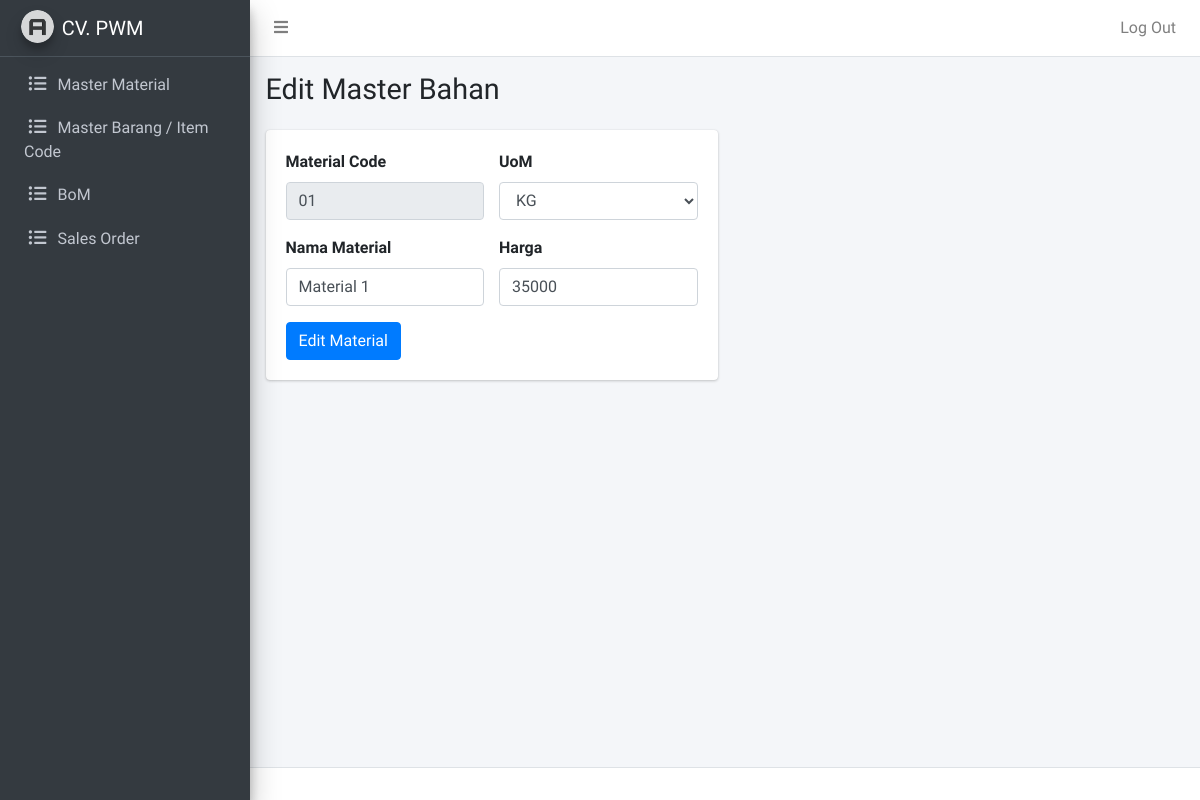
Page /admin/material-edit.php?id=01 (signed in) on the committed database.
### tables this page shows
CREATE TABLE `material` (
  `material_id` varchar(255) NOT NULL,
  `material_nama` varchar(255) NOT NULL,
  `material_uom` varchar(255) NOT NULL,
  `material_harga` int(11) NOT NULL
);

### admin/material-edit.php (the view, shortened to what this page needs)
<?php
require_once "../koneksi.php";
$material_id = $_GET['id'];
$query = mysqli_query($conn, "SELECT * FROM material WHERE material_id = '$material_id'");
$material = mysqli_fetch_assoc($query);
?>
<?php require_once "template/header.php"; ?>
<?php require_once "template/navbar.php"; ?>
<?php require_once "template/sidebar.php"; ?>
  <div class="content-wrapper">
    <div class="content-header">
      <div class="container-fluid">
        <div class="row mb-2">
          <div class="col-sm-6">
            <h1 class="m-0">Edit Master Bahan</h1>
          </div>
        </div>
      </div>
    </div>
    <div class="content">
      <div class="container-fluid">
        <div class="row mb-3">
          <div class="col-md-6">
            <form action="" method="post">
              <div class="card">
                <div class="card-body">
                  <div class="row">
                    <div class="col-md">
                      <div class="mb-3">
                        <label for="material-code" class="form-label">Material Code</label>
                        <input name="material-code" type="text" class="form-control" id="material-code" value="<?= $material['material_id']; ?>" disabled>
                      </div>
                      <div class="mb-3">
                        <label for="nama" class="form-label">Nama Material</label>
                        <input name="nama" type="text" class="form-control" id="nama" value="<?= $material['material_nama']; ?>">
                      </div>
                    </div>
                    <div class="col-md">
                      <div class="mb-3">
                        <label for="uom" class="form-label">UoM</label>
                        <select name="uom" class="form-select form-control">
                          <option value="KG" <?php if($material['material_uom'] == 'KG')  echo 'selected'; ?>>KG</option>
                        </select>
                      </div>
                      <div class="mb-3">
                        <label for="harga" class="form-label">Harga</label>
                        <input name="harga" type="text" class="form-control" id="harga" value="<?= $material['material_harga'] ?>">
                      </div>
                    </div>
                  </div>
                  <div>
                    <button name="add-material" type="submit" class="btn btn-primary">Edit Material</button>
                  </div>
                </div>
              </div>
            </form>
          </div>
        </div>
      </div>
    </div>
  </div>
<?php require_once "template/footer.php"; ?>

### rows in the picture
material: material-code "01", nama "Material 1", uom "KG", harga "35000"
